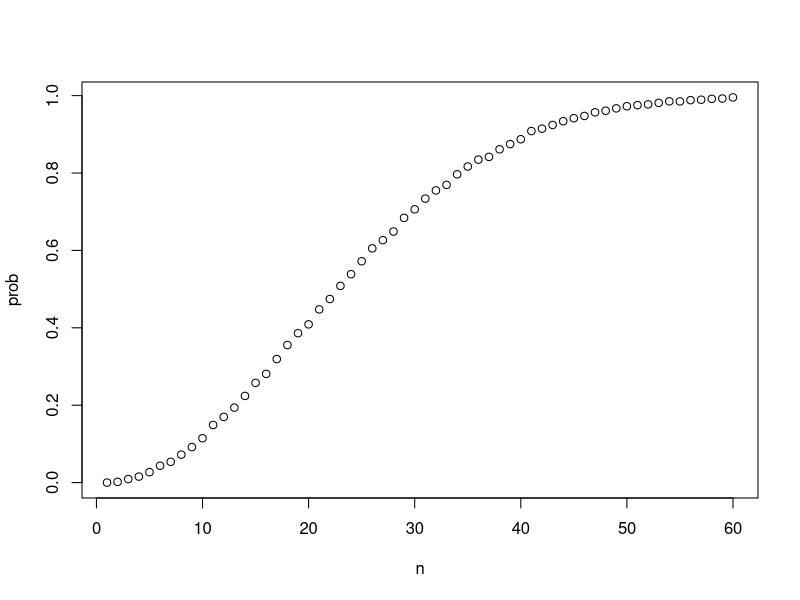
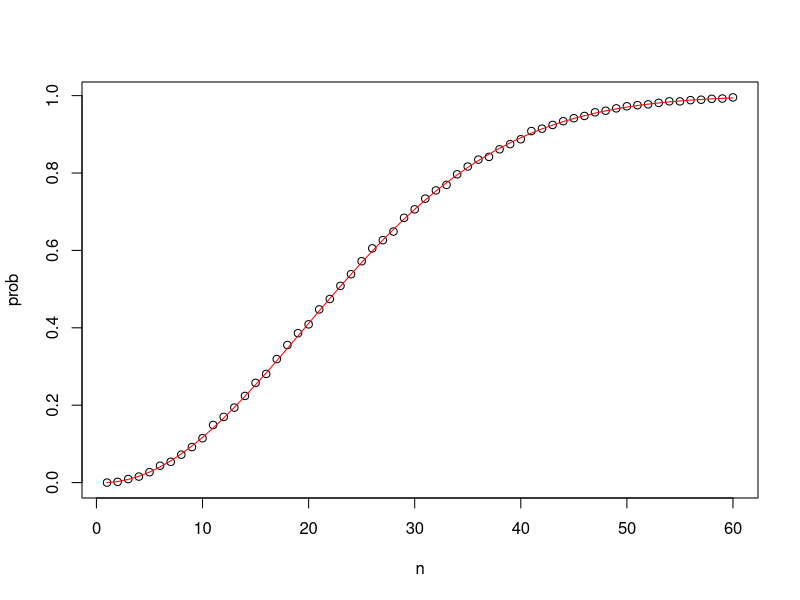
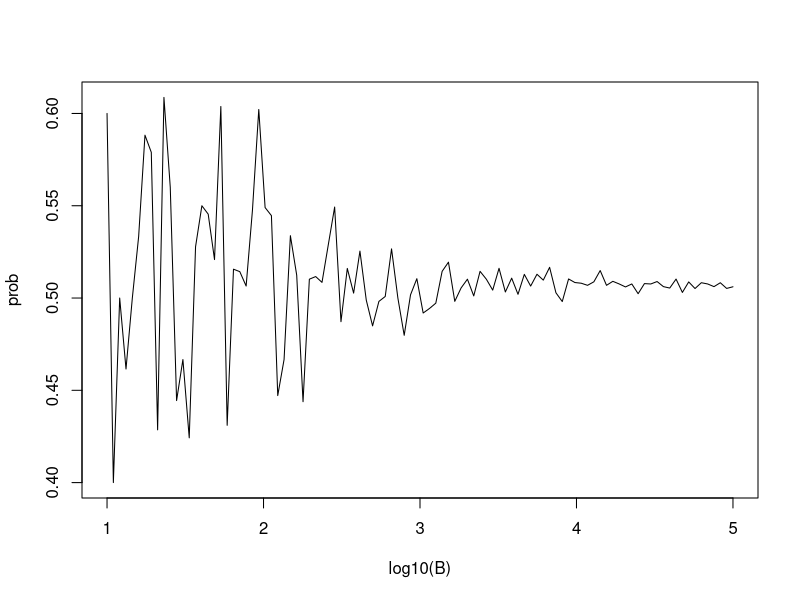

Write R code to recreate these figures, in order.
library(gtools)
library(tidyverse)
library(dslabs)
data(heights)
# die Funktion expand.grid erstellt alle moeglichen Kombinationen 
expand.grid(hose = c("blue", "black"),
            shirt = c("white", "grey", "black"),
            socken = c("white", "black"))

# Permutationen und Kombinationen
# Moeglichkeiten zwei Nummern zwischen 1 und 5 zu waehlen ohne Wiederholung
permutations(5,2)     
# Moeglichkeiten sechs Nummern zwischen 0 und 9 zu waehlen mit Wiederholung
all_phone_numbers <- permutations(10, 6, v = 0:9, repeats.allowed = TRUE)  
all_phone_numbers
n <- nrow(all_phone_numbers)
# Fuenf zufaellige moegliche Nummern erstellen
index <- sample(n, 5)
all_phone_numbers[index,]
# Unterschied und Beispiel Permutation und Kombination
permutations(4,2)    # Reihenfolge wird beruecksichtigt
combinations(4,2)    # Reihenfolge ist egal



# Ein Kartendeck erzeugen
farben <- c("Kreuz", "Pik", "Herz", "Karo")
werte <- c("Zwei", "Drei", "Vier", "Fuenf", "Sechs", "Sieben", "Acht", "Neun",
           "Zehn", "Bube", "Dame", "Koenig", "Ass")


# einen Data-Frame aus zwei Listen erstellen mit allen moeglichen Kombinationen 
deck_df <- expand.grid(Farbe = farben, Kartenwert = werte)
deck_df
class(deck_df)
# alle moeglichen Kombinationen aus dem Data-Frame als character erstellen 
deck_chr <- paste(deck_df$Farbe, deck_df$Kartenwert)
deck_chr
class(deck_chr)

# Die Wahrscheinlichkeit einen Koenig aus einem 52er Kartendeck zu ziehen.

# Erstellen der moeglichen Farbkombinationen mit einem Koenig
koenige <- paste(farben, "Koenig")
koenige
class(koenige)
# Die Wahrscheinlickeit ist die Anzahl der moeglichen Farbkombinationen des Koenigs
# durch die Anzahl der Karten im Deck, was dem arithmetischen Mittel entspricht
mean(deck_chr %in% koenige)
# Zur Kontrolle: Es gibt vier Koenige in 52 Karten
4/52

#------------------------------------------------------------------------------




# Die Wahrscheinlichkeit zwei Karten mit demselben Wert zu erhalten, am Bsp 
# des Koenigs
# mit permutations erhaelt man alle moeglichen Kombinationen, 
# default sind wiederholungen auf false
hands <- permutations(52,2, v = deck_chr)
hands
first_card <- hands[,1]
first_card
second_card <- hands[,2]
second_card
sum(first_card %in% koenige)

# Die Wahrscheinlichkeit zwei Koenige zu erhalten ist die Summe der moeglichen 
# Kombinationen von zwei Koenigen geteilt durch die Anzahle der Moeglichkeiten 
# als erstes einen Koenig zu erhalten Mathematisch: 
# Ereignis A und Ereignis B geteilt durch Ereignis A
sum(first_card %in% koenige & second_card %in% koenige) / sum(first_card %in% koenige)
# Kontrolle
12/204

# Wahrscheinlichkeit 21 mit zwei Karten zu erhalten
asse <- paste(farben, "Ass")
asse
bildkarte <- c("Koenig", "Dame", "Bube", "Zehn")
bildkarte <- expand.grid(Farbe = farben, Kartenwert = bildkarte)
bildkarte <- paste(bildkarte$Farbe, bildkarte$Kartenwert)
bildkarte
hands <- combinations(52, 2, v=deck_chr) # alle moeglichen Haende
hands
# Wahrscheinlichkeit eine 21 zu erhalten mit Ass als erster Karte
mean(hands[,1] %in% asse & hands[,2] %in% bildkarte)

# Wahrscheinlichkeit eine 21 zu erhalten, wobei die Reihenfolge egal ist
mean((hands[,1] %in% asse & hands[,2] %in% bildkarte)|(hands[,2] %in% asse & hands[,1] %in% bildkarte))


# Zufaellige Hand von 2 Karten 
hand <- sample(deck_chr, 2)
hand

# Simulation eine 21 zu erhalten bei 10000 verschiedenen Haenden 
B <- 10000
results <- replicate(B, {
  hand <- sample(deck_chr, 2)
  (hand[1] %in% asse & hand[2] %in% bildkarte) | (hand[2] %in% asse & hand[1] %in% bildkarte)
})
results
# der Durschnitt eine 21 in zu erhalten bei 10000 Haenden/ Spielen
mean(results)


# Das Geburttstags-Problem
# Pruefen ob ein Geburtstag bei 50 Personen mehrfach vorkommt
n <- 50
bdays <- sample(1:365, n, replace = TRUE) # 50 zufaellige Geburtstage generieren
bdays
any(duplicated(bdays))    # Pruefen ob Geburtstage doppelt sind

# Monte Carlo Simulation mit 10000 Wiederholungen
B <- 10000
results <- replicate(B, {    
  bdays <- sample(1:365, n, replace = TRUE)
  any(duplicated(bdays))
})
mean(results)    # Durchschnitt, dass min ein Geburtstag bei 50 Personen in 10000 Wiederholungen doppelt vorkommt


# Funktion zur Simulierung der Wahrscheinlichkeit, 
# dass bei n Leuten mindestens zwei am gleichen Tag Geburtstag haben;
# der Wert entspricht nicht zu 100% der statistischen Wahrscheinleichkeit, 
# es handelt sich um den Wert der wahrscheinlichkeit nach 10000 zufaelligen Szenarien
compute_prob <- function(n, B = 10000) {
  same_day <- replicate(B, {
    bdays <- sample(1:365, n, replace = TRUE)
    any(duplicated(bdays))
  })
  mean(same_day)
}
compute_prob(30)



# einen Vektor von 1 bis 10 erzeugen
x <- 1:10
# sqrt operiert auf jedes einzelne Element des Vektors x
sqrt(x)    
sapply(x, sqrt)    # sapply(x, sqrt) ist equivalent zu sqrt(x)

y <- 1:10
# * operiert Elementenweise auf jeden der beiden Vektoren, d.h.
# erster Vektor x * erster Vektor y, zweiter Vektor x * zweiter Vektor y,...
x*y    

# damit die Funktion auf jedes einzelne Element wiederholt werden kann, 
# wird sapply benoetigt, ohne erhaelt man einen Error
n <- seq(1, 60)
compute_prob(23)
prob <- sapply(n, compute_prob)    # Elementenweises benutzen der Funktion auf n
prob
plot(n, prob)


# Funktion zur Berechnung der exakten Wahrscheinlichkeit von gleichen Geburtstagen bei n Leuten
exact_prob <- function(n){
  prob_unique <- seq(365, 365-n+1)/365   
  1 - prod(prob_unique)    # Die Wahrscheinlichkeit errechnet sich aus 1 minus dem Produkt 
}                            # der einzelnen Gegenwahrscheinlichkeiten(Komplementen) 


# mit sapply lassen wir uns wieder die einzelnen Wahrscheinlichkeiten bei 1 - 60 Leuten berechnen
eprob <- sapply(n, exact_prob)
eprob
# Grafische Darstellung der Wahrscheinlichkeiten 
# Man sieht deutlich, dass die Simulation mit 10000 Durchlaeufen sehr nah an der
# berechneten Wahrscheinlichkeit liegt  
plot(n, prob)    # Simulation der Wahrschienlichkeiten
lines(n, eprob, col = "red")    # als rote Linie darueber die exakten Wahrscheinlichkeiten


# Wir simulieren nun die Geburtstage von 23 Leuten
# Wir beginnen mit der Wahrscheinlichkeit von 10 Simulationen und enden bei 100000
B <- 10^seq(1, 5, len = 100)    
compute_prob <- function(B, n = 23){    
  same_day <- replicate(B, {
    bdays <- sample(1:365, n, replace = TRUE)
    any(duplicated(bdays))
  })
  mean(same_day)
}

prob <- sapply(B, compute_prob)    
# Graph zur Simulation mit 23 Leuten. Man sieht deutlich wie sich die Wahrscheinlickeit
# bei 1000 Versuchen langsam einpendelt und ab 10000 Versuchen die Wahrscheinlichkeit 
# sich nur noch maginal aendert
plot(log10(B), prob, type = "l")    




#-------------------------------------------------------------------------------



# 10000-fache Simulation des 3 Tore Gewinnspiels ohne Torwechsel
B <- 10000
stick <- replicate(B, {
  doors <- as.character(1:3)                  # Die Tore
  prize <- sample(c("Auto","Zonk","Zonk"))    # Die Preise in zufaelliger Zuordnung
  prize_door <- doors[prize == "Auto"]    # Das Gewinnertor
  my_pick  <- sample(doors, 1)    # Das gewaehlte Tor
  show <- sample(doors[!doors %in% c(my_pick, prize_door)],1)    # Der Zonk der geoeffnet wird
  stick <- my_pick    # Wir bleiben beim gewaehlten Tor
  stick == prize_door    # Test ob wir das richtige Tor haben
})
mean(stick)    # Durchschnitt der gewonnen Autos 


# 10000-fache Simulation mit Torwechsel
switch <- replicate(B, {
  doors <- as.character(1:3)
  prize <- sample(c("Auto","Zonk","Zonk"))    
  prize_door <- doors[prize == "Auto"]    
  my_pick  <- sample(doors, 1)    
  show <- sample(doors[!doors %in% c(my_pick, prize_door)], 1)    
  switch <- doors[!doors%in%c(my_pick, show)]    # Wir wechseln das Tor
  switch == prize_door    # Test ob wir gewonnen haben
})
mean(switch)    # Durchschnitt der gewonnen Autos 



#-------------------------------------------------------------------------------
